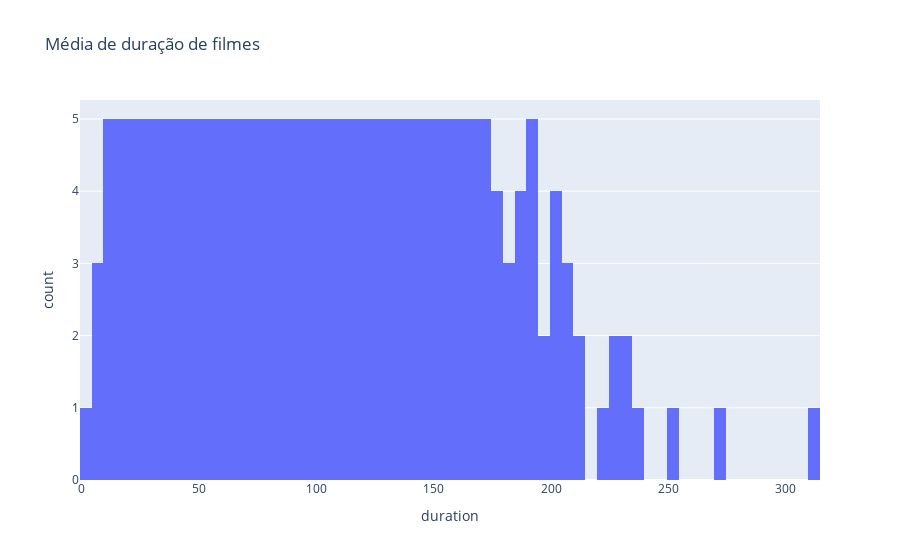

This figure's notebook cell:
### Code cell
histplot_movie_duration = px.histogram(df_movie_durat_tratado, x = 'duration', nbins = 100, title = 'Média de duração de filmes')
histplot_movie_duration.show()
# gráfico no plotly, não tem linha kde para a gaussiana

### Figure 1 — Plotly figure (JSON) as saved in the notebook; plotly's stock layout.template omitted (floating-point values rounded to 4 significant figures; data arrays with more than 128 entries replaced by an {"elided": "..."} marker saying what was removed)
{"data": [{"bingroup": "x", "hovertemplate": "duration=%{x}<br>count=%{y}<extra></extra>", "legendgroup": "", "marker": {"color": "#636efa", "pattern": {"shape": ""}}, "name": "", "nbinsx": 100, "orientation": "v", "showlegend": false, "type": "histogram", "x": {"elided": "205 int values"}, "xaxis": "x", "yaxis": "y"}], "layout": {"barmode": "relative", "legend": {"tracegroupgap": 0}, "title": {"text": "Média de duração de filmes"}, "xaxis": {"anchor": "y", "domain": [0, 1], "title": {"text": "duration"}}, "yaxis": {"anchor": "x", "domain": [0, 1], "title": {"text": "count"}}}}
